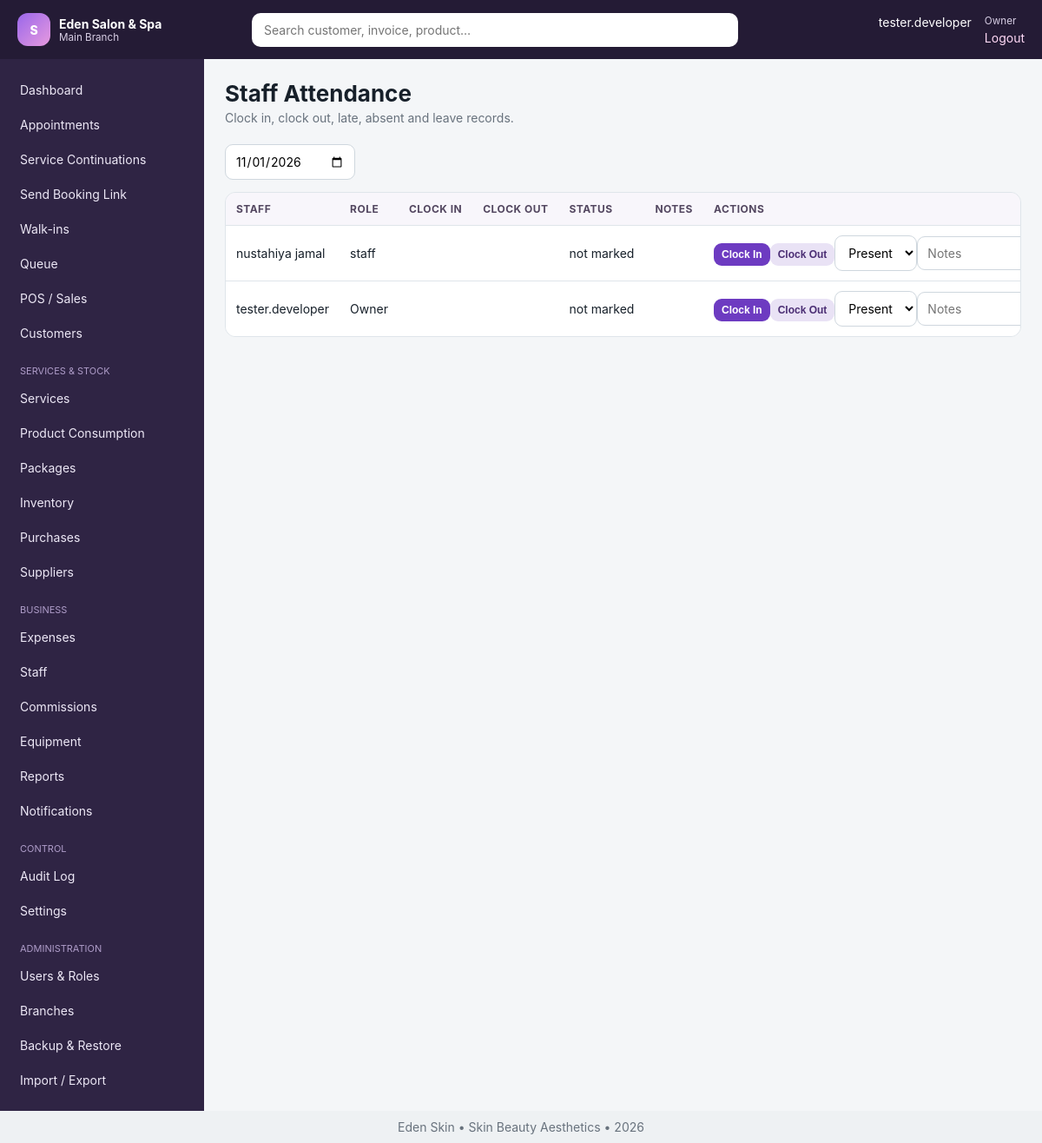
/modules/attendance.php (signed in), run on the app's committed database.
### tables this page shows
CREATE TABLE `settings` (
  `id` int(11) NOT NULL AUTO_INCREMENT,
  `branch_id` int(11) DEFAULT NULL,
  `setting_key` varchar(100) NOT NULL,
  `setting_value` text DEFAULT NULL,
  `setting_group` varchar(80) DEFAULT 'general',
  `updated_by` int(11) DEFAULT NULL,
  `updated_at` datetime DEFAULT current_timestamp() ON UPDATE current_timestamp(),
  PRIMARY KEY (`id`),
  UNIQUE KEY `uniq_setting` (`branch_id`,`setting_key`),
  KEY `updated_by` (`updated_by`),
  CONSTRAINT `settings_ibfk_1` FOREIGN KEY (`branch_id`) REFERENCES `branches` (`id`) ON DELETE CASCADE,
  CONSTRAINT `settings_ibfk_2` FOREIGN KEY (`updated_by`) REFERENCES `users` (`id`) ON DELETE SET NULL
);

CREATE TABLE `users` (
  `id` int(11) NOT NULL AUTO_INCREMENT,
  `branch_id` int(11) NOT NULL,
  `staff_id` int(11) DEFAULT NULL,
  `role_id` int(11) NOT NULL,
  `username` varchar(80) NOT NULL,
  `password_hash` varchar(255) NOT NULL,
  `status` enum('active','inactive','locked') DEFAULT 'active',
  `last_login_at` datetime DEFAULT NULL,
  `created_at` datetime DEFAULT current_timestamp(),
  PRIMARY KEY (`id`),
  UNIQUE KEY `username` (`username`),
  KEY `branch_id` (`branch_id`),
  KEY `staff_id` (`staff_id`),
  KEY `role_id` (`role_id`),
  CONSTRAINT `users_ibfk_1` FOREIGN KEY (`branch_id`) REFERENCES `branches` (`id`),
  CONSTRAINT `users_ibfk_2` FOREIGN KEY (`staff_id`) REFERENCES `staff` (`id`) ON DELETE SET NULL,
  CONSTRAINT `users_ibfk_3` FOREIGN KEY (`role_id`) REFERENCES `roles` (`id`)
);

CREATE TABLE `branches` (
  `id` int(11) NOT NULL AUTO_INCREMENT,
  `business_id` int(11) NOT NULL,
  `name` varchar(120) NOT NULL,
  `code` varchar(20) NOT NULL,
  `phone` varchar(30) DEFAULT NULL,
  `email` varchar(120) DEFAULT NULL,
  `address` varchar(255) DEFAULT NULL,
  `opening_time` time DEFAULT '08:00:00',
  `closing_time` time DEFAULT '20:00:00',
  `status` enum('active','inactive') DEFAULT 'active',
  `created_at` datetime DEFAULT current_timestamp(),
  PRIMARY KEY (`id`),
  UNIQUE KEY `code` (`code`),
  KEY `business_id` (`business_id`),
  CONSTRAINT `branches_ibfk_1` FOREIGN KEY (`business_id`) REFERENCES `businesses` (`id`)
);

CREATE TABLE `staff` (
  `id` int(11) NOT NULL AUTO_INCREMENT,
  `branch_id` int(11) NOT NULL,
  `employee_no` varchar(30) DEFAULT NULL,
  `photo` varchar(255) DEFAULT NULL,
  `full_name` varchar(150) NOT NULL,
  `phone` varchar(30) DEFAULT NULL,
  `email` varchar(120) DEFAULT NULL,
  `gender` enum('Male','Female','Other') DEFAULT 'Female',
  `date_of_birth` date DEFAULT NULL,
  `address` varchar(255) DEFAULT NULL,
  `role_title` varchar(100) DEFAULT NULL,
  `salary` decimal(14,2) DEFAULT 0.00,
  `default_commission_type` enum('percentage','fixed') DEFAULT 'percentage',
  `default_commission_value` decimal(10,2) DEFAULT 0.00,
  `employment_date` date DEFAULT NULL,
  `emergency_contact` varchar(120) DEFAULT NULL,
  `status` enum('active','inactive','terminated') DEFAULT 'active',
  `created_at` datetime DEFAULT current_timestamp(),
  `updated_at` datetime DEFAULT NULL,
  PRIMARY KEY (`id`),
  UNIQUE KEY `employee_no` (`employee_no`),
  KEY `branch_id` (`branch_id`),
  CONSTRAINT `staff_ibfk_1` FOREIGN KEY (`branch_id`) REFERENCES `branches` (`id`)
);

CREATE TABLE `roles` (
  `id` int(11) NOT NULL AUTO_INCREMENT,
  `name` varchar(80) NOT NULL,
  `description` varchar(255) DEFAULT NULL,
  `is_system` tinyint(1) DEFAULT 0,
  `created_at` datetime DEFAULT current_timestamp(),
  PRIMARY KEY (`id`),
  UNIQUE KEY `name` (`name`)
);

### includes/functions.php (called while the page is built, shortened)
<?php
function app_config(): array {
    static $config;
    if (!$config) {
        $file=dirname(__DIR__).'/config.php';
        $config=require $file;
    }
    return $config;
}
function e(mixed $v): string { return htmlspecialchars((string)$v, ENT_QUOTES, 'UTF-8'); }
function url(string $path=''): string { $base=rtrim(app_config()['app']['base_url'] ?? '', '/'); return $base.'/'.ltrim($path,'/'); }
function today(): string { return date('Y-m-d'); }
function setting(string $key,mixed $default=null,?int $branchId=null): mixed {
    try { $branchId=$branchId??current_branch_id(); $r=one('SELECT setting_value FROM settings WHERE setting_key=? AND (branch_id=? OR branch_id IS NULL) ORDER BY branch_id IS NOT NULL DESC LIMIT 1',[$key,$branchId]); return $r ? $r['setting_value'] : $default; } catch(Throwable){ return $default; }
}

### config.php (called while the page is built)
<?php
return array (
  'db' =>
  array (
    'host' => '127.0.0.1',
    'port' => '3306',
    'name' => 'salon_spa_tz',
    'user' => 'root',
    'pass' => '',
    'charset' => 'utf8mb4',
  ),
  'app' =>
  array (
    'name' => 'Salon & Spa Manager',
    'base_url' => '/salon_spa_management_system',
    'timezone' => 'Africa/Dar_es_Salaam',
    'currency' => 'TZS',
    'session_timeout' => 3600,
    'debug' => false,
  ),
);

### includes/auth.php (called while the page is built, shortened)
<?php
function is_logged_in(): bool { return !empty($_SESSION['user_id']); }
function require_login(): void {
    if(!current_user()){ logout_user(); redirect('login.php'); }
}
function current_user(): ?array { static $u; if(!is_logged_in())return null; if(!$u)$u=one('SELECT u.*,r.name role_name,s.full_name staff_name,b.name branch_name FROM users u JOIN roles r ON r.id=u.role_id LEFT JOIN staff s ON s.id=u.staff_id LEFT JOIN branches b ON b.id=u.branch_id WHERE u.id=?',[$_SESSION['user_id']]); return $u; }
function current_branch_id(): ?int {
    if(isset($_SESSION['branch_id']) && (int)$_SESSION['branch_id']>0) return (int)$_SESSION['branch_id'];
    return null;
}
function can(string $code): bool { $u=current_user(); return $u && ($u['role_name']==='Owner' || in_array($code,permissions(),true)); }
function require_permission(string $code): void { require_login(); if(!can($code)){http_response_code(403); include dirname(__DIR__).'/403.php'; exit;} }

### includes/db.php (called while the page is built, shortened)
<?php
function db(): PDO {
    static $pdo = null;
    if ($pdo instanceof PDO) return $pdo;
    $cfg = app_config()['db'];
    $dsn = sprintf('mysql:host=%s;port=%s;dbname=%s;charset=%s', $cfg['host'], $cfg['port'], $cfg['name'], $cfg['charset']);
    $pdo = new PDO($dsn, $cfg['user'], $cfg['pass'], [
        PDO::ATTR_ERRMODE => PDO::ERRMODE_EXCEPTION,
        PDO::ATTR_DEFAULT_FETCH_MODE => PDO::FETCH_ASSOC,
        PDO::ATTR_EMULATE_PREPARES => false,
    ]);
    return $pdo;
}
function q(string $sql, array $params=[]): PDOStatement { $s=db()->prepare($sql); $s->execute($params); return $s; }
function one(string $sql, array $params=[]): ?array { $r=q($sql,$params)->fetch(); return $r ?: null; }
function all(string $sql, array $params=[]): array { return q($sql,$params)->fetchAll(); }

### modules/attendance.php (the view, shortened to what this page needs)
<?php
require dirname(__DIR__).'/includes/bootstrap.php'; require_permission('attendance.manage'); $bid=current_branch_id();
$date=$_GET['date']??today(); if(!valid_date($date))$date=today(); $rows=all('SELECT st.id staff_id,st.full_name,st.role_title,a.* FROM staff st LEFT JOIN attendance a ON a.staff_id=st.id AND a.attendance_date=? WHERE st.branch_id=? AND st.status="active" ORDER BY st.full_name',[$date,$bid]); $title='Staff Attendance'; $subtitle='Clock in, clock out, late, absent and leave records.'; include dirname(__DIR__).'/includes/header.php';?><div class="toolbar"><form><input type="date" name="date" value="<?=e($date)?>" data-autosubmit></form></div><div class="table-wrap"><table><thead><tr><th>Staff</th><th>Role</th><th>Clock In</th><th>Clock Out</th><th>Status</th><th>Notes</th><th>Actions</th></tr></thead><tbody><?php foreach($rows as $r):?><tr><td><?=e($r['full_name'])?></td><td><?=e($r['role_title'])?></td><td><?=e($r['clock_in']??'')?></td><td><?=e($r['clock_out']??'')?></td><td><?=e($r['status']??'not marked')?></td><td><?=e($r['notes']??'')?></td><td><form method="post" style="display:inline"><?=csrf_field()?><input type="hidden" name="staff_id" value="<?=e($r['staff_id'])?>"><input type="hidden" name="attendance_date" value="<?=e($date)?>"><button class="btn small" name="_action" value="clock_in">Clock In</button><button class="btn small secondary" name="_action" value="clock_out">Clock Out</button></form><form method="post" style="display:inline"><?=csrf_field()?><input type="hidden" name="staff_id" value="<?=e($r['staff_id'])?>"><input type="hidden" name="attendance_date" value="<?=e($date)?>"><select name="status"><option value="present">Present</option><option value="late">Late</option><option value="absent">Absent</option><option value="leave">Leave</option><option value="off">Off</option></select><input name="notes" placeholder="Notes"><button class="btn small light" name="_action" value="save">Save</button></form></td></tr><?php endforeach;?></tbody></table></div><?php include dirname(__DIR__).'/includes/footer.php'; ?>

### includes/header.php (shortened to what this page needs)
<?php
require_login(); $u=current_user(); $title=$title??'Dashboard';
function nav_file_available(string $href): bool {
    return is_file(dirname(__DIR__).'/'.ltrim($href,'/'));
}
function current_rel_script_for_nav(): string {
    $script=str_replace('\\','/',$_SERVER['SCRIPT_NAME']??'');
    $base=(string)(app_config()['app']['base_url']??'');
    $base=rtrim(str_replace('\\','/',$base),'/');
    return ltrim($script,'/');
}
$navGroups=[
 'Main'=>[
  ['dashboard.php','Dashboard','dashboard.view'],
  ['modules/appointments.php','Appointments','appointments.view'],
  ['modules/continuations.php','Service Continuations','appointments.view'],
  ['modules/booking_link.php','Send Booking Link','appointments.manage'],
  ['modules/walkins.php','Walk-ins','queue.manage'],
  ['modules/queue.php','Queue','queue.manage'],
  ['modules/pos.php','POS / Sales','sales.create'],
  ['modules/customers.php','Customers','customers.view'],
 ],
 'Services & Stock'=>[
  ['modules/services.php','Services','services.manage'],
  ['modules/service_consumption.php','Product Consumption','services.manage'],
  ['modules/packages.php','Packages','services.manage'],
  ['modules/inventory.php','Inventory','inventory.view'],
  ['modules/purchases.php','Purchases','purchases.manage'],
  ['modules/suppliers.php','Suppliers','suppliers.manage'],
 ],
 'Business'=>[
  ['modules/expenses.php','Expenses','expenses.manage'],
  ['modules/staff.php','Staff','staff.view'],
  ['modules/commissions.php','Commissions','commissions.view'],
  ['modules/equipment.php','Equipment','equipment.manage'],
  ['modules/reports.php','Reports','reports.view'],
  ['modules/notifications.php','Notifications','notifications.manage'],
 ],
 'Control'=>[
  ['modules/audit.php','Audit Log','audit.view'],
  ['modules/settings.php','Settings','settings.manage'],
 ],
 'Administration'=>[
  ['modules/users.php','Users & Roles','users.manage'],
  ['modules/branches.php','Branches','users.manage'],
  ['modules/backups.php','Backup & Restore','users.manage'],
  ['modules/imports.php','Import / Export','users.manage'],
 ],
];
$current=current_rel_script_for_nav();
$hasSearch=nav_file_available('modules/search.php');
?><!doctype html><html lang="en"><head><link rel="stylesheet" href="<?=url('assets/css/app.css')?>"></head><body>
<header class="topbar"><button class="menu-btn" data-toggle-menu>☰</button><div class="brand"><span class="brand-mark">S</span><div><strong><?=e(setting('business_name',app_config()['app']['name']))?></strong><small><?=e($u['branch_name']??'Main Branch')?></small></div></div><?php if($hasSearch):?><form class="global-search" action="<?=url('modules/search.php')?>"><input name="q" placeholder="Search customer, invoice, product…"></form><?php else:?><div class="global-search"></div><?php endif;?><div class="userbox"><span><?=e($u['staff_name']?:$u['username'])?></span><small><?=e($u['role_name'])?></small><a href="<?=url('logout.php')?>">Logout</a></div></header>
<div class="layout"><aside class="sidebar" id="sidebar"><nav><?php foreach($navGroups as $group=>$items): $visible=[]; foreach($items as $item){ [$href,$label,$perm]=$item; if(nav_file_available($href) && can($perm)) $visible[]=$item; } if(!$visible) continue; if($group!=='Main'): ?><div class="nav-heading"><?=e($group)?></div><?php endif; foreach($visible as [$href,$label,$perm]): ?><a href="<?=url($href)?>" class="<?=$current===$href?'active':''?>"><?=e($label)?></a><?php endforeach; endforeach; ?></nav></aside><main class="content"><div class="page-head"><div><h1><?=e($title)?></h1><?php if(!empty($subtitle)):?><p><?=e($subtitle)?></p><?php endif;?></div></div>

### assets/css/app.css (style rules this page uses)
:root { --bg:#f4f6f8;--panel:#fff;--ink:#17202a;--muted:#68727d;--line:#dfe5ea;--brand:#6d3bc1;--brand2:#9a67ea;--danger:#be2d3a;--success:#18794e;--warning:#a05a00;--radius:14px;--shadow:0 8px 25px rgba(34,30,50,.08) }
* { box-sizing:border-box }
body { margin:0;font-family:Inter,Segoe UI,Arial,sans-serif;background:var(--bg);color:var(--ink);font-size:14px }
a { color:var(--brand);text-decoration:none }
.topbar { height:68px;background:#241b35;color:#fff;display:flex;align-items:center;padding:0 20px;gap:20px;position:sticky;top:0;z-index:50 }
.brand { display:flex;align-items:center;gap:10px;min-width:250px }
.brand-mark { width:38px;height:38px;background:linear-gradient(135deg,var(--brand2),#e79adf);border-radius:12px;display:grid;place-items:center;font-weight:800 }
.brand small,.userbox small { display:block;color:#d8cfe5 }
.global-search { flex:1 }
.global-search input { width:100%;max-width:560px;background:#fff;border:0;border-radius:10px;padding:11px 14px }
.userbox { display:grid;grid-template-columns:auto auto;gap:1px 15px }
.userbox a { grid-column:2;color:#ffd9f6 }
.layout { display:flex;min-height:calc(100vh - 98px) }
.sidebar { width:235px;background:#2f2444;padding:14px 10px }
.sidebar a { display:block;color:#ede8f6;padding:10px 13px;margin:3px 0;border-radius:8px }
.nav-heading { color:#af9dc9;text-transform:uppercase;font-size:11px;margin:18px 13px 6px }
.content { flex:1;padding:24px;min-width:0 }
.page-head { display:flex;align-items:center;justify-content:space-between;margin-bottom:18px }
.page-head h1 { margin:0;font-size:26px }
.page-head p { margin:4px 0;color:var(--muted) }
.toolbar { display:flex;gap:10px;flex-wrap:wrap;align-items:center;margin-bottom:14px }
.btn { display:inline-flex;align-items:center;justify-content:center;gap:6px;border:0;border-radius:9px;padding:9px 13px;background:var(--brand);color:#fff;cursor:pointer;font-weight:600 }
.btn.secondary { background:#e9e2f5;color:#4b2e74 }
.btn.small { padding:6px 9px;font-size:12px }
.table-wrap { overflow:auto;border:1px solid var(--line);border-radius:12px;background:white }
table { border-collapse:collapse;width:100% }
th,td { text-align:left;padding:11px 12px;border-bottom:1px solid var(--line);white-space:nowrap }
th { background:#f8f6fb;color:#534760;font-size:12px;text-transform:uppercase;letter-spacing:.04em }
tr:last-child td { border-bottom:0 }
input,select,textarea { font:inherit;border:1px solid #cfd7de;border-radius:9px;padding:10px 11px;background:#fff }

### data on the page
settings: setting_value "Eden Salon & Spa"
users: branch.name "Main Branch", staff.full_name "tester.developer", role.name "Owner"
staff: full_name "nustahiya jamal", role_title "staff", status "not marked"
staff: full_name "tester.developer", role_title "Owner", status "not marked"

### other printed values
$label "Dashboard"
$label "Appointments"
$label "Service Continuations"
$label "Send Booking Link"
$label "Walk-ins"
$label "Queue"
$label "POS / Sales"
$label "Customers"
$group "SERVICES & STOCK"
$label "Services"
$label "Product Consumption"
$label "Packages"
$label "Inventory"
$label "Purchases"
$label "Suppliers"
